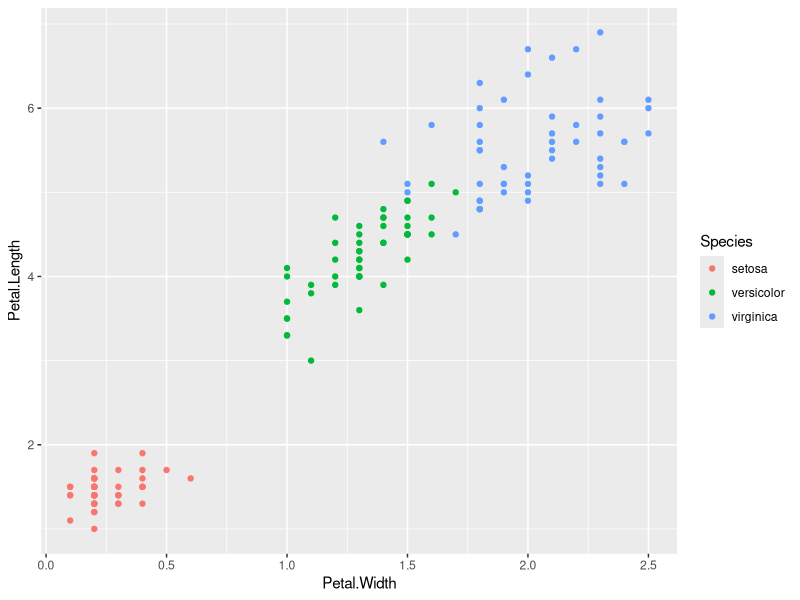
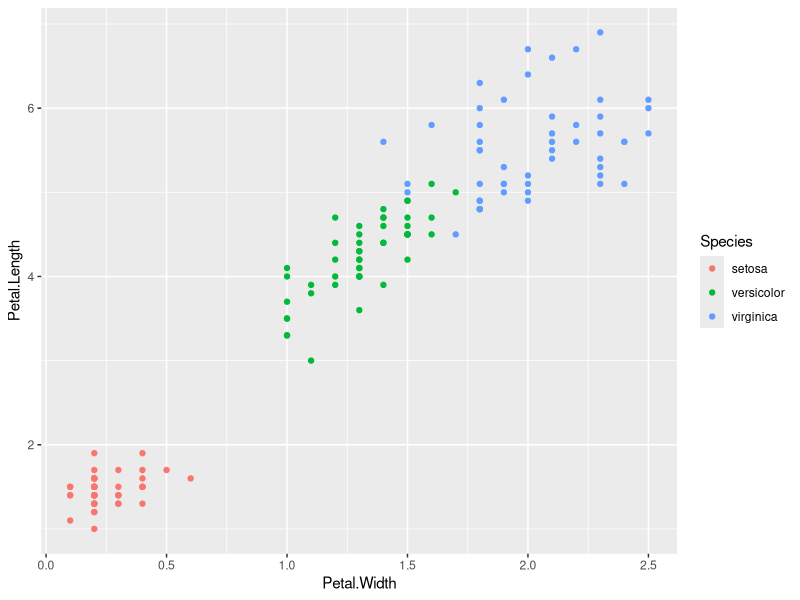
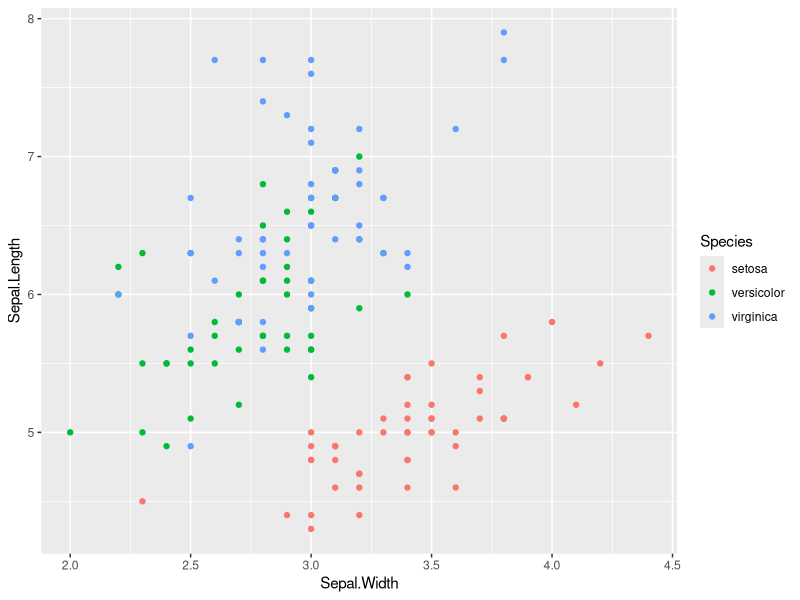
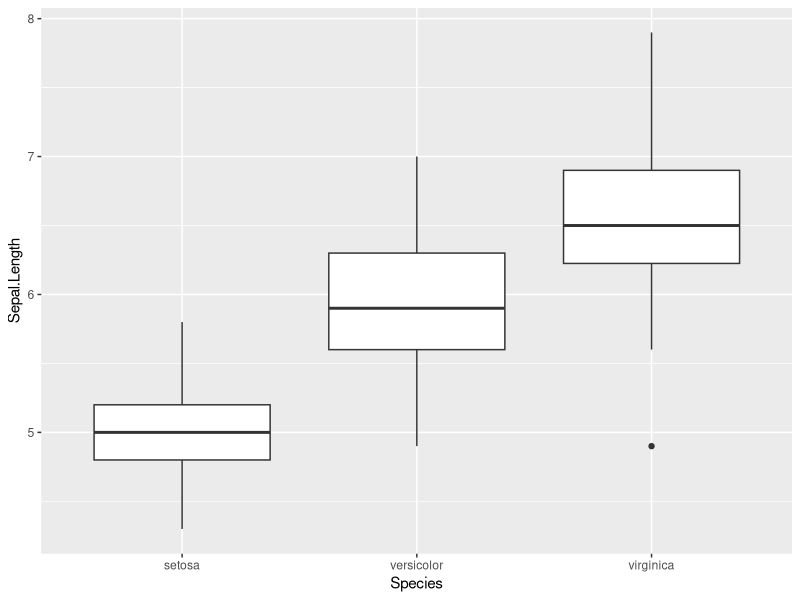
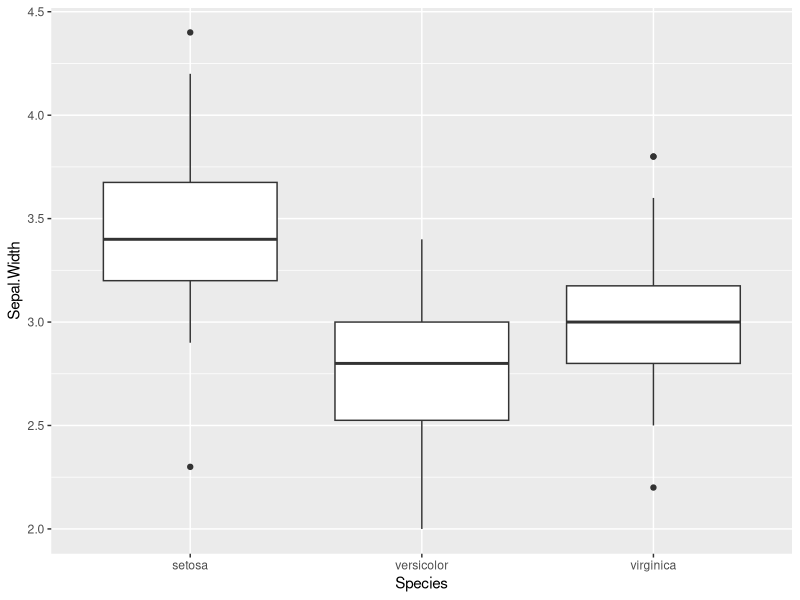
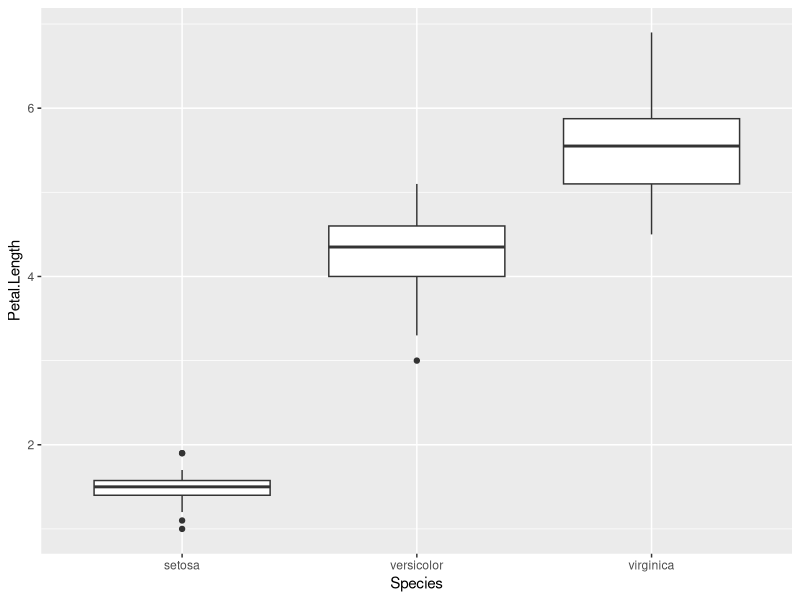
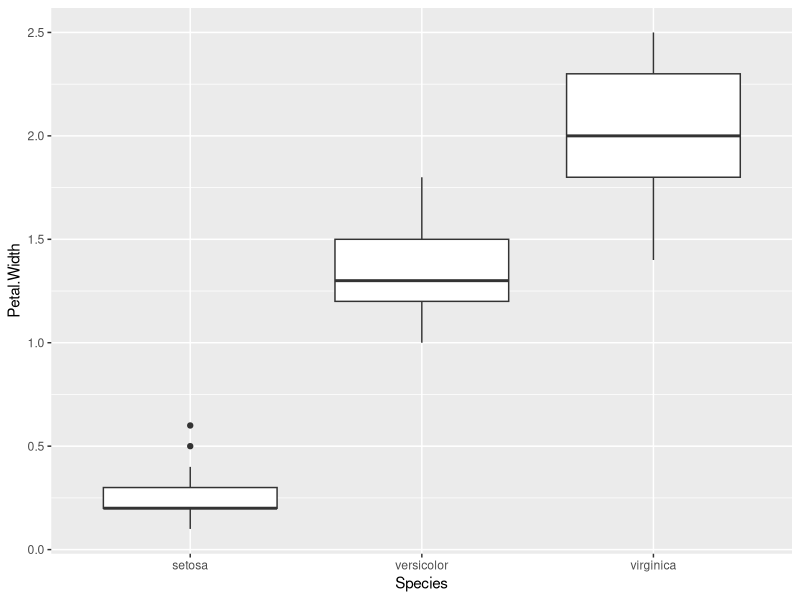
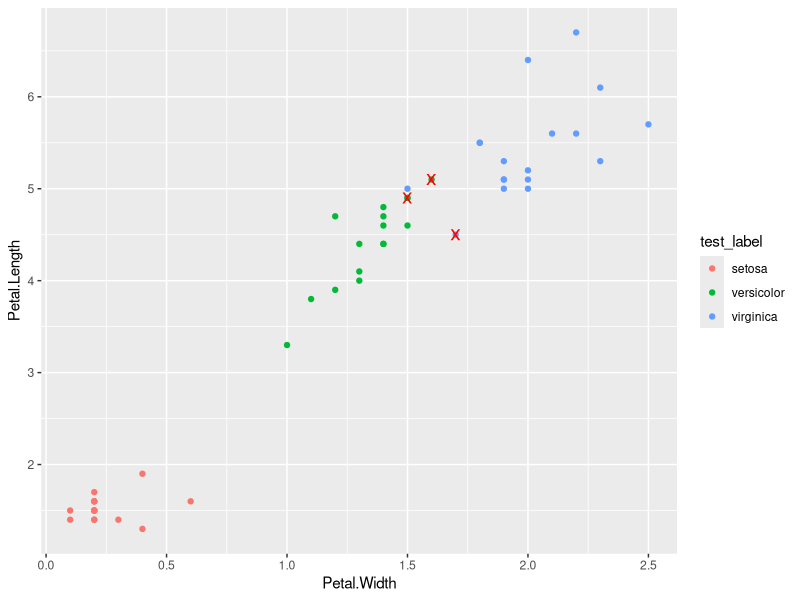

The R source for these figures, in order:
# -----
# kNN(k-Nearest Neighbor, k-최근접이웃) 알고리즘을 사용한 Iris(붓꽃) 품종 분류

# 필요한 라이브러리 설치 & 로딩
# install.packages('class')  # classification(분류)
# install.packages('gmodels')  # 혼동(오차) 행렬
library(tidyverse)
library(class)
library(gmodels)
search()

# 1. -----
# 데이터 셋 준비(datasets::iris 데이터 셋 복사)
?datasets::iris
iris <- as.data.frame(datasets::iris)
head(iris)
tail(iris)
str(iris)

# 2. -----
# 데이터 셋 탐색, 가공(전처리)
# iris 품종(species)의 분포
table(iris$Species)
iris %>% count(Species)

# 데이터 프레임에서 인덱스(row와 column의 위치)로 원소를 선택
iris[1, 1]
iris[1, 2]
iris[1, 3]
iris[1, 4]
iris[1, 5]
iris[1,]  # iris 데이터 프레임의 첫번째 row의 모든 column 데이터
iris[1:5,]  # iris 데이터 프레임의 1 ~ 5 row의 모든 column 데이터
iris[, 1:2]  # iris 데이터 프레임의 1 ~ 2 column의 모든 row 데이터

# Petal.Length(꽃잎 길이) ~ Petal.Width(꽃잎 너비) 산점도 그래프.
# 점의 색깔은 Species에 따라서 다르게 시각화.
ggplot(data = iris) +
  geom_point(mapping = aes(x = Petal.Width, y = Petal.Length, color = Species))

qplot(data = iris, x = Petal.Width, y = Petal.Length, color = Species)

# Sepal.Length(꽃받침 길이) ~ Sepal.Width(꽃받침 너비) 산점도 그래프.
# Species(품종)에 따라서 점의 색깔을 다르게 시각화.
qplot(data = iris, x = Sepal.Width, y = Sepal.Length, color = Species)

# Species(품종)별 4개 특성(S.L, S.W., P.L., P.W.)의 분포를 시각화.
ggplot(data = iris) +
  geom_boxplot(mapping = aes(x = Species, y = Sepal.Length))

ggplot(data = iris) +
  geom_boxplot(mapping = aes(x = Species, y = Sepal.Width))

ggplot(data = iris) +
  geom_boxplot(mapping = aes(x = Species, y = Petal.Length))

ggplot(data = iris) +
  geom_boxplot(mapping = aes(x = Species, y = Petal.Width))

# 3. -----
# 데이터 셋(150개 관찰값)을 훈련 셋(training set)과 테스트 셋(test set)으로 분리.
# 훈련 셋 : 테스트 셋 = 100 : 50
# 데이터 프레임을 단순히 순서대로 100개, 50개 분리 -> 문제가 생김.
# 데이터들이 섞여 있지 않기 때문에 virginica 품종은 훈련이 되지 않는 문제가 생김.
# 데이터 셋을 분리하기 전에 무작위 섞어줘야 함.

sample(10)
# sample(n): 1 ~ n까지 정수를 무작위 순서 섞인 벡터를 반환.
idx <- sample(10)
idx
idx[1:7]   # random하게 섞인 10개의 숫자들 중에서 앞에서 7개 선택
idx[8:10]  # random하게 섞인 10개의 숫자들 중에서 뒤에서 3개 선택

idx <- sample(150)
idx

train_set <- iris[idx[1:100], 1:4]
head(train_set)

train_label <- iris[idx[1:100], 5]
head(train_label)

test_set <- iris[idx[101:150], 1:4]
head(test_set)

test_label <- iris[idx[101:150], 5]
head(test_label)

# train_label의 품종별 빈도수
table(train_label)

# test_label의 품종별 빈도수
table(test_label)

# 4. -----
# kNN 모델에 훈련 셋/레이블, 테스트 셋을 적용해서 테스트 셋의 예측값을 찾음.
test_predicts <- knn(train = train_set,  # 훈련 셋
                     test = test_set,    # 테스트 셋
                     cl = train_label,   # 훈련 셋의 레이블
                     k = 11)  # 가장 가까운 이웃을 몇개 사용
#> 테스트 셋의 예측값을 반환.
test_predicts

# 테스트 셋의 실제값
test_label

# 예측값과 실제값을 비교 -> 평가(정확도 계산)
test_predicts == test_label
sum(test_predicts == test_label)  #> 예측이 맞은 개수
# logical 값들 합: TRUE는 1, FALSE는 0으로 계산됨.
mean(test_predicts == test_label)  #> mean = sum / 전체개수: 정확도(accuracy)

# 예측값과 실젝값이 다른 인덱스(위치)
wrong_idx <- which(test_predicts != test_label)
wrong_idx
test_label[wrong_idx]  # 실제값: virginica
test_predicts[wrong_idx]  # 예측값: versicolor

# Confusion Matrix(혼동/오차 행렬)
CrossTable(x = test_label,     # x = 실제값
           y = test_predicts)  # y = 예측값

# 예측 결과 시각화
ggplot(data = test_set) +
  geom_point(mapping = aes(x = Petal.Width, y = Petal.Length, color = test_label)) +
  geom_point(data = test_set[wrong_idx, ],
             mapping = aes(x = Petal.Width, y = Petal.Length),
             shape = 'x', size = 5, color = 'red')

ggplot(data = train_set) +
  geom_point(mapping = aes(x = Petal.Width, y = Petal.Length, color = train_label)) +
  geom_point(data = test_set[wrong_idx, ],
             mapping = aes(x = Petal.Width, y = Petal.Length),
             shape = 'x', size = 5, color = 'red')

# 5. -----
# 특성 스케일링(feature scaling): 정규화(normalization), 표준화(standardization)
# 변수(특성)들마다 단위, 크기가 달라서, 거리를 계산할 때 미치는 영향이 다를 수 있음.
# 모든 변수(특성)들이 거리 계산을 할 때 비슷한 영향을 미칠 수 있도록 스케일을 변환.
# 정규화: 
#   변수의 최솟값을 0, 최댓값을 1로 변환. 모든 값들이 0 ~ 1 범위가 되도록 스케일링.
# 표준화:
#   변수의 평균이 0, 표준편차가 1이 되도록 스케일링.
summary(iris)

v1 <- seq(1, 5)
v1
min_v1 <- min(v1)
min_v1
max_v1 <- max(v1)
max_v1
v1_normalized <- (v1 - min_v1) / (max_v1 - min_v1)
v1_normalized

v1_normalized <- (v1 - min(v1)) / (max(v1) - min(v1))
v1_normalized

v2 <- seq(10, 50, 10)
v2
v2_normalized <- (v2 - min(v2)) / (max(v2) - min(v2))
v2_normalized

# 함수 정의(definition)/선언(declaration)
# 함수이름 <- function(파라미터 선언) {함수 기능 작성}
min_max_normalize <- function(x) {
  return((x - min(x)) / (max(x) - min(x)))
}

# 함수는 호출(call)해야(불러줘야) 기능이 수행됨.
min_max_normalize(v1)
min_max_normalize(v2)

df <- data.frame(width = v1, length = v2)
df
summary(df)

# lapply(데이터 프레임, 함수이름):
#   데이터 프레임의 변수들을 하나씩 함수의 argument로 전달.
#   함수의 리턴값들을 list로 묶어서 리턴(반환).
df_normalized <- lapply(df, min_max_normalize)
df_normalized  #> 리스트(List)
df_normalized <- data.frame(df_normalized)
df_normalized  #> 데이터 프레임(data.frame)

# min_max_normalize 함수는 숫자 타입 변수만 arugment로 전달받을 수 있기 때문에,
# iris 데이터 프레임에서 숫자 타입 변수들과 레이블을 분리.
iris_data <- iris[, 1:4]
head(iris_data)
iris_label <- iris[, 5]
head(iris_label)

iris_data_norm <- data.frame(lapply(iris_data, min_max_normalize))
summary(iris_data_norm)
head(iris_data_norm)
